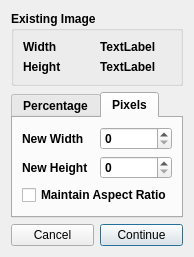
<?xml version="1.0" encoding="UTF-8"?>
<ui version="4.0">
 <class>Dialog</class>
 <widget class="QDialog" name="Dialog">
  <property name="geometry">
   <rect>
    <x>0</x>
    <y>0</y>
    <width>189</width>
    <height>238</height>
   </rect>
  </property>
  <property name="windowTitle">
   <string>Resample Image</string>
  </property>
  <layout class="QGridLayout" name="gridLayout">
   <item row="0" column="0" colspan="2">
    <widget class="QGroupBox" name="groupBox">
     <property name="font">
      <font>
       <weight>75</weight>
       <bold>true</bold>
      </font>
     </property>
     <property name="title">
      <string>Existing Image</string>
     </property>
     <layout class="QGridLayout" name="gridLayout_4">
      <item row="0" column="0">
       <widget class="QLabel" name="label_5">
        <property name="text">
         <string>Width</string>
        </property>
       </widget>
      </item>
      <item row="1" column="0">
       <widget class="QLabel" name="label_6">
        <property name="text">
         <string>Height</string>
        </property>
       </widget>
      </item>
      <item row="0" column="1">
       <widget class="QLabel" name="labelWidth">
        <property name="text">
         <string>TextLabel</string>
        </property>
       </widget>
      </item>
      <item row="1" column="1">
       <widget class="QLabel" name="labelHeight">
        <property name="text">
         <string>TextLabel</string>
        </property>
       </widget>
      </item>
     </layout>
    </widget>
   </item>
   <item row="1" column="0" colspan="2">
    <widget class="QTabWidget" name="tabWidget">
     <property name="font">
      <font>
       <weight>75</weight>
       <bold>true</bold>
      </font>
     </property>
     <property name="currentIndex">
      <number>1</number>
     </property>
     <widget class="QWidget" name="tab">
      <attribute name="title">
       <string>Percentage</string>
      </attribute>
      <layout class="QGridLayout" name="gridLayout_2">
       <item row="0" column="0">
        <widget class="QLabel" name="label">
         <property name="font">
          <font>
           <weight>75</weight>
           <bold>true</bold>
          </font>
         </property>
         <property name="text">
          <string>Resample To</string>
         </property>
        </widget>
       </item>
       <item row="0" column="1">
        <widget class="QDoubleSpinBox" name="doubleSpinBoxPercentage">
         <property name="decimals">
          <number>0</number>
         </property>
         <property name="minimum">
          <double>100.000000000000000</double>
         </property>
         <property name="maximum">
          <double>500.000000000000000</double>
         </property>
        </widget>
       </item>
       <item row="0" column="2">
        <widget class="QLabel" name="label_4">
         <property name="font">
          <font>
           <weight>75</weight>
           <bold>true</bold>
          </font>
         </property>
         <property name="text">
          <string>%</string>
         </property>
        </widget>
       </item>
      </layout>
     </widget>
     <widget class="QWidget" name="tab_2">
      <attribute name="title">
       <string>Pixels</string>
      </attribute>
      <layout class="QGridLayout" name="gridLayout_3">
       <item row="0" column="0">
        <widget class="QLabel" name="label_2">
         <property name="font">
          <font>
           <weight>75</weight>
           <bold>true</bold>
          </font>
         </property>
         <property name="text">
          <string>New Width</string>
         </property>
        </widget>
       </item>
       <item row="1" column="0">
        <widget class="QLabel" name="label_3">
         <property name="font">
          <font>
           <weight>75</weight>
           <bold>true</bold>
          </font>
         </property>
         <property name="text">
          <string>New Height</string>
         </property>
        </widget>
       </item>
       <item row="0" column="1">
        <widget class="QSpinBox" name="spinBoxWidth"/>
       </item>
       <item row="1" column="1">
        <widget class="QSpinBox" name="spinBoxHeight"/>
       </item>
       <item row="2" column="0" colspan="2">
        <widget class="QCheckBox" name="checkBoxAspectRatio">
         <property name="font">
          <font>
           <weight>75</weight>
           <bold>true</bold>
          </font>
         </property>
         <property name="text">
          <string>Maintain Aspect Ratio</string>
         </property>
        </widget>
       </item>
      </layout>
     </widget>
    </widget>
   </item>
   <item row="2" column="0">
    <widget class="QPushButton" name="buttonCancel">
     <property name="text">
      <string>Cancel</string>
     </property>
     <property name="icon">
      <iconset resource="../VSOP.qrc">
       <normaloff>:/images/Error.png</normaloff>:/images/Error.png</iconset>
     </property>
    </widget>
   </item>
   <item row="2" column="1">
    <widget class="QPushButton" name="buttonContinue">
     <property name="text">
      <string>Continue</string>
     </property>
     <property name="icon">
      <iconset resource="../VSOP.qrc">
       <normaloff>:/images/Valid-icon.png</normaloff>:/images/Valid-icon.png</iconset>
     </property>
     <property name="default">
      <bool>true</bool>
     </property>
    </widget>
   </item>
  </layout>
 </widget>
 <resources>
  <include location="../VSOP.qrc"/>
 </resources>
 <connections/>
</ui>
